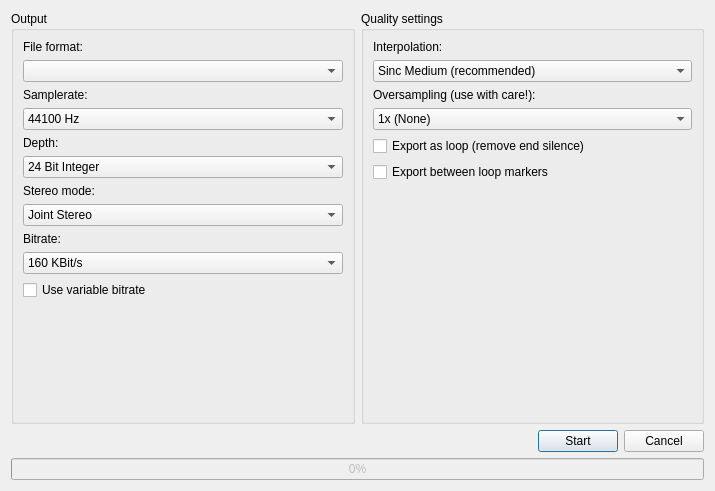
<?xml version="1.0" encoding="UTF-8"?>
<ui version="4.0">
 <class>ExportProjectDialog</class>
 <widget class="QDialog" name="ExportProjectDialog">
  <property name="geometry">
   <rect>
    <x>0</x>
    <y>0</y>
    <width>715</width>
    <height>491</height>
   </rect>
  </property>
  <property name="minimumSize">
   <size>
    <width>519</width>
    <height>412</height>
   </size>
  </property>
  <property name="windowTitle">
   <string>Export project</string>
  </property>
  <layout class="QVBoxLayout">
   <item>
    <layout class="QHBoxLayout">
     <item>
      <widget class="QGroupBox" name="outputGroupBox">
       <property name="title">
        <string>Output</string>
       </property>
       <layout class="QVBoxLayout">
        <property name="spacing">
         <number>6</number>
        </property>
        <property name="leftMargin">
         <number>9</number>
        </property>
        <item>
         <widget class="QLabel" name="label">
          <property name="text">
           <string>File format:</string>
          </property>
         </widget>
        </item>
        <item>
         <widget class="QComboBox" name="fileFormatCB"/>
        </item>
        <item>
         <widget class="QWidget" name="sampleRateWidget" native="true">
          <layout class="QVBoxLayout" name="verticalLayout">
           <property name="margin">
            <number>0</number>
           </property>
           <item>
            <widget class="QLabel" name="labelSampleRate">
             <property name="text">
              <string>Samplerate:</string>
             </property>
            </widget>
           </item>
           <item>
            <widget class="QComboBox" name="samplerateCB">
             <item>
              <property name="text">
               <string>44100 Hz</string>
              </property>
             </item>
             <item>
              <property name="text">
               <string>48000 Hz</string>
              </property>
             </item>
             <item>
              <property name="text">
               <string>88200 Hz</string>
              </property>
             </item>
             <item>
              <property name="text">
               <string>96000 Hz</string>
              </property>
             </item>
             <item>
              <property name="text">
               <string>192000 Hz</string>
              </property>
             </item>
            </widget>
           </item>
          </layout>
         </widget>
        </item>
        <item>
         <widget class="QWidget" name="depthWidget" native="true">
          <property name="minimumSize">
           <size>
            <width>0</width>
            <height>20</height>
           </size>
          </property>
          <layout class="QVBoxLayout">
           <property name="margin">
            <number>0</number>
           </property>
           <item>
            <widget class="QLabel" name="labelBitDepth">
             <property name="text">
              <string>Depth:</string>
             </property>
            </widget>
           </item>
           <item>
            <widget class="QComboBox" name="depthCB">
             <property name="currentIndex">
              <number>1</number>
             </property>
             <item>
              <property name="text">
               <string>16 Bit Integer</string>
              </property>
             </item>
             <item>
              <property name="text">
               <string>24 Bit Integer</string>
              </property>
             </item>
             <item>
              <property name="text">
               <string>32 Bit Float</string>
              </property>
             </item>
            </widget>
           </item>
          </layout>
         </widget>
        </item>
        <item>
         <widget class="QWidget" name="stereoModeWidget" native="true">
          <layout class="QVBoxLayout" name="verticalLayout_4">
           <property name="margin">
            <number>0</number>
           </property>
           <item>
            <widget class="QLabel" name="labelStereoMode_3">
             <property name="text">
              <string>Stereo mode:</string>
             </property>
            </widget>
           </item>
           <item>
            <widget class="QComboBox" name="stereoModeComboBox">
             <property name="currentIndex">
              <number>1</number>
             </property>
             <item>
              <property name="text">
               <string>Stereo</string>
              </property>
             </item>
             <item>
              <property name="text">
               <string>Joint Stereo</string>
              </property>
             </item>
             <item>
              <property name="text">
               <string>Mono</string>
              </property>
             </item>
            </widget>
           </item>
          </layout>
         </widget>
        </item>
        <item>
         <widget class="QWidget" name="bitrateWidget" native="true">
          <layout class="QVBoxLayout">
           <property name="spacing">
            <number>6</number>
           </property>
           <property name="margin">
            <number>0</number>
           </property>
           <item>
            <widget class="QLabel" name="labelBitRate">
             <property name="text">
              <string>Bitrate:</string>
             </property>
            </widget>
           </item>
           <item>
            <widget class="QComboBox" name="bitrateCB">
             <property name="currentIndex">
              <number>2</number>
             </property>
             <item>
              <property name="text">
               <string>64 KBit/s</string>
              </property>
             </item>
             <item>
              <property name="text">
               <string>128 KBit/s</string>
              </property>
             </item>
             <item>
              <property name="text">
               <string>160 KBit/s</string>
              </property>
             </item>
             <item>
              <property name="text">
               <string>192 KBit/s</string>
              </property>
             </item>
             <item>
              <property name="text">
               <string>256 KBit/s</string>
              </property>
             </item>
             <item>
              <property name="text">
               <string>320 KBit/s</string>
              </property>
             </item>
            </widget>
           </item>
           <item>
            <widget class="QCheckBox" name="checkBoxVariableBitRate">
             <property name="text">
              <string>Use variable bitrate</string>
             </property>
            </widget>
           </item>
          </layout>
         </widget>
        </item>
        <item>
         <spacer>
          <property name="orientation">
           <enum>Qt::Vertical</enum>
          </property>
          <property name="sizeHint" stdset="0">
           <size>
            <width>163</width>
            <height>20</height>
           </size>
          </property>
         </spacer>
        </item>
       </layout>
      </widget>
     </item>
     <item>
      <widget class="QGroupBox" name="qualityGroupBox">
       <property name="title">
        <string>Quality settings</string>
       </property>
       <layout class="QVBoxLayout">
        <item>
         <widget class="QLabel" name="label_2">
          <property name="text">
           <string>Interpolation:</string>
          </property>
         </widget>
        </item>
        <item>
         <widget class="QComboBox" name="interpolationCB">
          <property name="currentIndex">
           <number>2</number>
          </property>
          <item>
           <property name="text">
            <string>Zero Order Hold</string>
           </property>
          </item>
          <item>
           <property name="text">
            <string>Sinc Fastest</string>
           </property>
          </item>
          <item>
           <property name="text">
            <string>Sinc Medium (recommended)</string>
           </property>
          </item>
          <item>
           <property name="text">
            <string>Sinc Best (very slow!)</string>
           </property>
          </item>
         </widget>
        </item>
        <item>
         <widget class="QLabel" name="label_4">
          <property name="text">
           <string>Oversampling (use with care!):</string>
          </property>
         </widget>
        </item>
        <item>
         <widget class="QComboBox" name="oversamplingCB">
          <item>
           <property name="text">
            <string>1x (None)</string>
           </property>
          </item>
          <item>
           <property name="text">
            <string>2x</string>
           </property>
          </item>
          <item>
           <property name="text">
            <string>4x</string>
           </property>
          </item>
          <item>
           <property name="text">
            <string>8x</string>
           </property>
          </item>
         </widget>
        </item>
        <item>
         <widget class="QCheckBox" name="exportLoopCB">
          <property name="text">
           <string>Export as loop (remove end silence)</string>
          </property>
         </widget>
        </item>
        <item>
         <widget class="QCheckBox" name="renderMarkersCB">
          <property name="text">
           <string>Export between loop markers</string>
          </property>
         </widget>
        </item>
        <item>
         <spacer>
          <property name="orientation">
           <enum>Qt::Vertical</enum>
          </property>
          <property name="sizeHint" stdset="0">
           <size>
            <width>20</width>
            <height>40</height>
           </size>
          </property>
         </spacer>
        </item>
       </layout>
      </widget>
     </item>
    </layout>
   </item>
   <item>
    <layout class="QHBoxLayout">
     <item>
      <spacer>
       <property name="orientation">
        <enum>Qt::Horizontal</enum>
       </property>
       <property name="sizeHint" stdset="0">
        <size>
         <width>40</width>
         <height>20</height>
        </size>
       </property>
      </spacer>
     </item>
     <item>
      <widget class="QPushButton" name="startButton">
       <property name="text">
        <string>Start</string>
       </property>
      </widget>
     </item>
     <item>
      <widget class="QPushButton" name="cancelButton">
       <property name="text">
        <string>Cancel</string>
       </property>
      </widget>
     </item>
    </layout>
   </item>
   <item>
    <widget class="QProgressBar" name="progressBar">
     <property name="enabled">
      <bool>false</bool>
     </property>
     <property name="value">
      <number>0</number>
     </property>
    </widget>
   </item>
  </layout>
 </widget>
 <resources/>
 <connections>
  <connection>
   <sender>cancelButton</sender>
   <signal>clicked()</signal>
   <receiver>ExportProjectDialog</receiver>
   <slot>reject()</slot>
   <hints>
    <hint type="sourcelabel">
     <x>511</x>
     <y>372</y>
    </hint>
    <hint type="destinationlabel">
     <x>202</x>
     <y>175</y>
    </hint>
   </hints>
  </connection>
  <connection>
   <sender>fileFormatCB</sender>
   <signal>currentIndexChanged(int)</signal>
   <receiver>ExportProjectDialog</receiver>
   <slot>onFileFormatChanged(int)</slot>
   <hints>
    <hint type="sourcelabel">
     <x>111</x>
     <y>85</y>
    </hint>
    <hint type="destinationlabel">
     <x>518</x>
     <y>212</y>
    </hint>
   </hints>
  </connection>
 </connections>
 <slots>
  <slot>onFileFormatChanged(int)</slot>
 </slots>
</ui>
